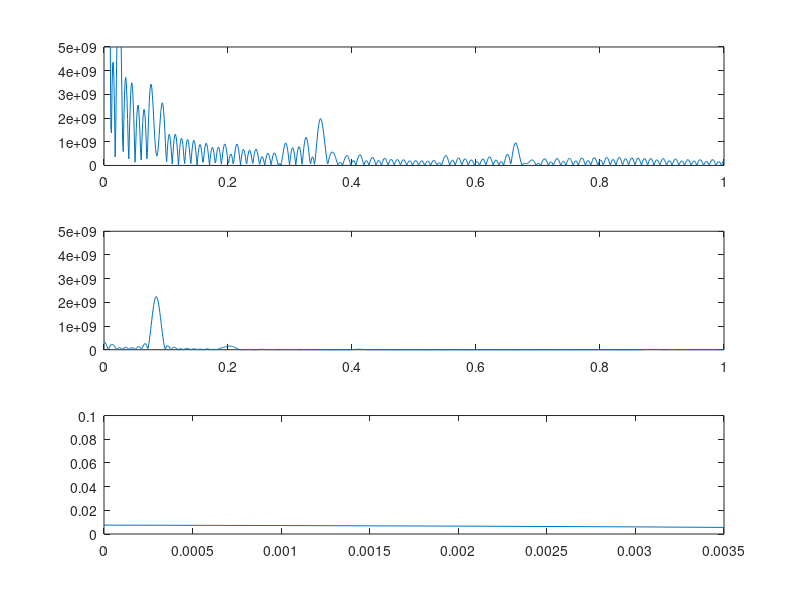

Recreate this plot in MATLAB.
clc;clear all;
f=fopen('Flux.txt');
l=fgetl(f);
i=1;
while ischar(l)
    %%disp(l);
    text{i}=l;
    data{i}=sscanf(text{i},'%f , %f , %f');
    A1(i)=data{i}(1);
    A2(i)=data{i}(2);
    A3(i)=data{i}(3);
    l=fgetl(f);
    i=i+1;
end

hold on;

subplot(3,1,1)
A=abs(A2)/max(abs(A2));%Flux_in
B=abs(A3)/max(abs(A2));%Flux_out
plot(A1,abs(A2));
axis([0 1 0 5e9]);
subplot(3,1,2)
plot(A1,abs(A3));
axis([0 1 0 5e9]);
subplot(3,1,3)
C=B./A;
for i=1:length(C)
    if (C(i)>1)
        %C(i)=0;
    end
end
plot(A1,C);
axis([0 0.0035 0 0.1]);